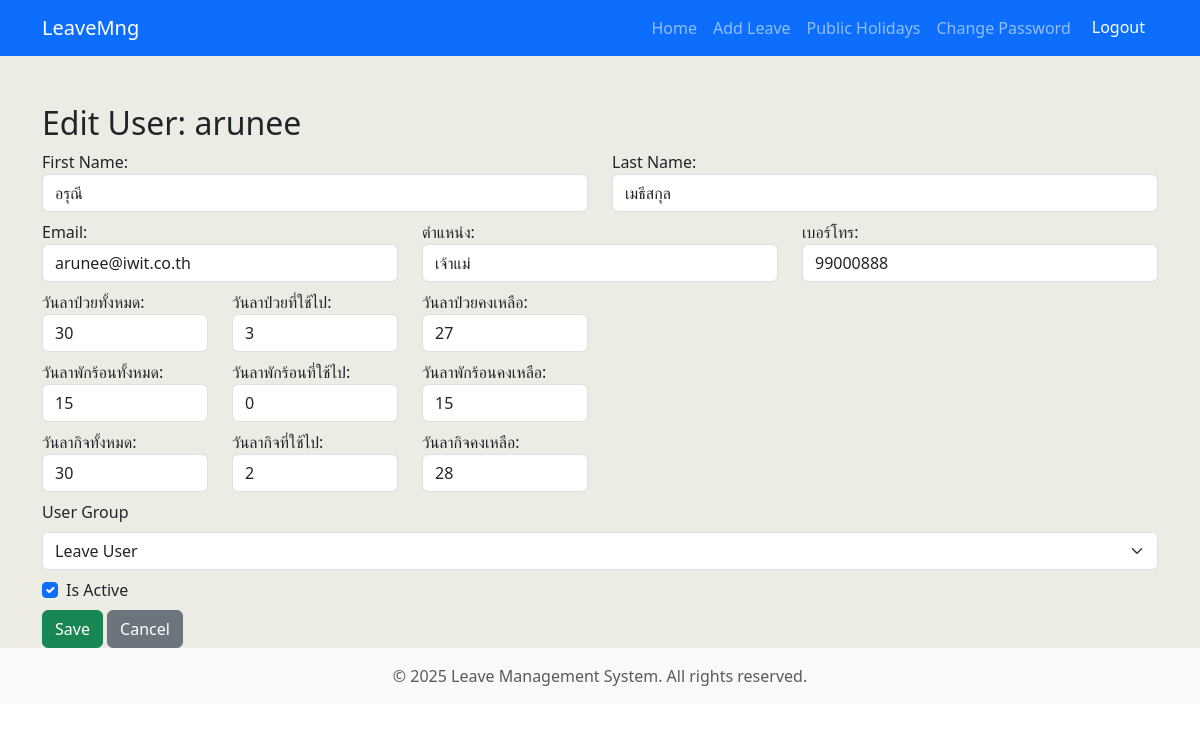
The app's page /edit_user/9/ (signed in), older data.
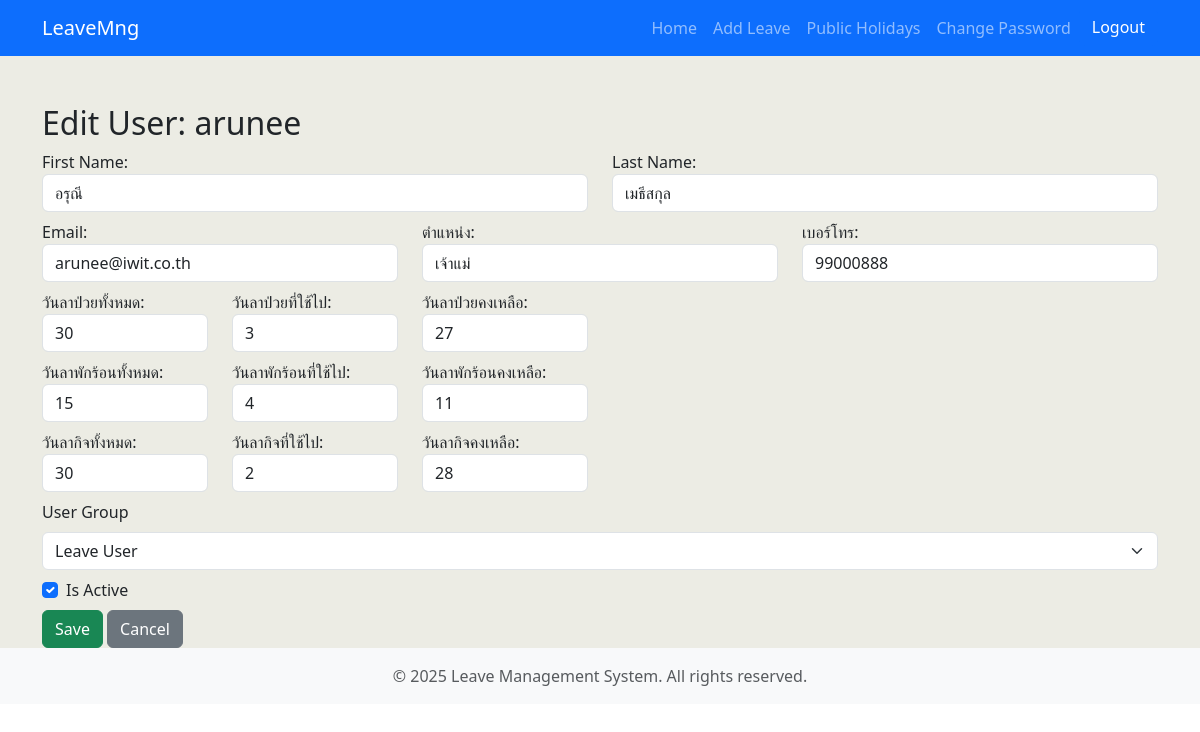
The same page, newer data.
### leaveapp/models.py (models this page shows)
class Profile(models.Model):
    user = models.OneToOneField(User, on_delete=models.CASCADE)
    position = models.CharField(max_length=100, default="")
    mobile = models.CharField(max_length=15, default="")
    sick_leave_total = models.IntegerField(default=30)
    sick_leave_used = models.IntegerField(default=0)
    sick_leave_remaining = models.IntegerField(default=30)
    absence_leave_total = models.IntegerField(default=30)
    absence_leave_used = models.IntegerField(default=0)
    absence_leave_remaining = models.IntegerField(default=30)
    vacation_leave_total = models.IntegerField(default=15)
    vacation_leave_used = models.IntegerField(default=0)
    vacation_leave_remaining = models.IntegerField(default=15)

### accounts/views.py (the view, shortened to what this page needs)
# urls.py: path("edit_user/<int:user_id>/", views.edit_user, name="edit_user"),
@login_required(login_url="login")
def edit_user(request, user_id):
    current_user = request.user
    is_leave_admin = current_user.groups.filter(name="leaveAdmin").exists()
    user = get_object_or_404(User, id=user_id)
    profile = get_object_or_404(Profile, user=user)
    user_groups = list(user.groups.values_list("name", flat=True))
    return render(
        request,
        "accounts/edit_user.html",
        {
            "user_obj": user,  # Pass user for user fields in template
            "profile": profile,
            "is_leave_admin": is_leave_admin,
            "user_groups": user_groups,
        },
    )

### templates/accounts/edit_user.html (shortened to what the changed rows need)
{% extends 'leaveapp/layout.html' %}
{% block content %}
<div class="container pt-5">
    <h2>Edit User: {{ user_obj.username }}</h2>
    <form method="post">
        <div class="row mb-2">
                <div class="col-md-4">
                    <label>ตำแหน่ง:</label>
                    <input type="text" name="position" value="{{ profile.position }}" class="form-control" required>
                </div>
                <div class="col-md-4">
                    <label>เบอร์โทร:</label>
                    <input type="text" name="mobile" value="{{ profile.mobile }}" class="form-control" required>
                </div>
        </div>
        <div class="row mb-2">
            <div class="col-md-2">
            <label>วันลาป่วยทั้งหมด:</label>
            <input type="text" name="sick_leave_total" value="{{ profile.sick_leave_total }}" class="form-control" id="sick_leave_total">
            </div>
            <div class="col-md-2">
            <label>วันลาป่วยที่ใช้ไป:</label>
            <input type="text" name="sick_leave_used" value="{{ profile.sick_leave_used }}" class="form-control" id="sick_leave_used">
            </div>
            <div class="col-md-2">
            <label>วันลาป่วยคงเหลือ:</label>
            <input type="text" name="sick_leave_remaining" value="{{ profile.sick_leave_remaining }}" class="form-control" id="sick_leave_remaining" readonly>
            </div>
        </div>
        <div class="row mb-2">
            <div class="col-md-2">
                <label>วันลาพักร้อนทั้งหมด:</label>
                <input type="text" name="vacation_leave_total" value="{{ profile.vacation_leave_total }}" class="form-control">
            </div>
            <div class="col-md-2">
                <label>วันลาพักร้อนที่ใช้ไป:</label>
                <input type="text" name="vacation_leave_used" value="{{ profile.vacation_leave_used }}" class="form-control">
            </div>
            <div class="col-md-2">
                <label>วันลาพักร้อนคงเหลือ:</label>
                <input type="text" name="vacation_leave_remaining" value="{{ profile.vacation_leave_remaining }}" class="form-control" readonly>
            </div>
        </div>
        <div class="row mb-2">
            <div class="col-md-2">
                <label>วันลากิจทั้งหมด:</label>
                <input type="text" name="absence_leave_total" value="{{ profile.absence_leave_total }}" class="form-control">
            </div>
            <div class="col-md-2">
                <label>วันลากิจที่ใช้ไป:</label>
                <input type="text" name="absence_leave_used" value="{{ profile.absence_leave_used }}" class="form-control">
            </div>
            <div class="col-md-2">
                <label>วันลากิจคงเหลือ:</label>
                <input type="text" name="absence_leave_remaining" value="{{ profile.absence_leave_remaining }}" class="form-control" readonly>
            </div>
        </div>
    </form>
</div>
{% endblock %}

Row changes from the older to the newer data that the page shows:
changed Profile "เจ้าแม่": vacation_leave_used "0" → "4"; vacation_leave_remaining "15" → "11"
